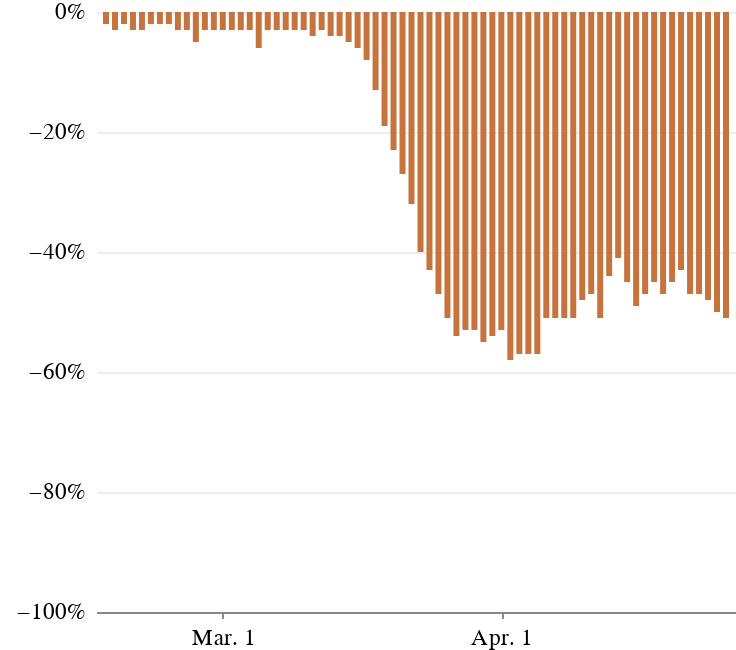

Source (notebook cell):
### Code cell
usa_agg_chart_mobile = alt.Chart(usa_date_agg).mark_bar(size=3,color='#C7733E').encode(
    x=alt.X('date_:T', title='', axis=alt.Axis(grid=False, tickCount=3, format='%b. %-d')),
    y=alt.Y('pct_diff:Q', title='', axis=alt.Axis(gridWidth=.6,\
    gridColor='#dddddd',offset=3,tickSize=0,domainOpacity=0,tickCount=4, format='%'), \
            scale=alt.Scale(domain=(-1, 0)))
).properties(width=320, height=300,
    title=''
).configure(
    padding={"left": 0, "top": 0, "right": 0, "bottom": 0}
)

(usa_agg_chart_mobile).configure_view(strokeOpacity=0)

### Figure 1 — Vega-Lite specification as saved in the notebook (floating-point values rounded to 4 significant figures)
{"config": {"view": {"width": 800, "height": 450, "strokeOpacity": 0}, "background": "#ffffff", "title": {"anchor": "start", "font": "Benton Gothic Bold, sans", "fontColor": "#000000", "fontSize": 22, "fontWeight": "normal"}, "arc": {"fill": "#82c6df"}, "area": {"fill": "#82c6df"}, "line": {"stroke": "#82c6df", "strokeWidth": 3}, "path": {"stroke": "#82c6df"}, "rect": {"fill": "#82c6df"}, "shape": {"stroke": "#82c6df"}, "bar": {"fill": "#82c6df"}, "point": {"stroke": "#82c6df"}, "symbol": {"fill": "#82c6df", "size": 30}, "axis": {"titleFont": "Benton Gothic Bold, sans", "titleFontSize": 13, "titleFontWeight": "normal", "labelFont": "Benton Gothic, sans", "labelFontSize": 11.5, "labelFontWeight": "normal"}, "axisX": {"labelAngle": 0, "labelPadding": 4, "tickSize": 3}, "axisY": {"labelBaseline": "middle", "maxExtent": 45, "minExtent": 45, "tickSize": 2, "titleAlign": "left", "titleAngle": 0, "titleX": -45, "titleY": -11}, "legend": {"titleFont": "Benton Gothic Bold, sans", "titleFontSize": 13, "titleFontWeight": "normal", "symbolType": "square", "labelFont": "Benton Gothic, sans", "labelFontSize": 11.5}, "range": {"category": ["#3580b1", "#ec8431", "#ab7fb4", "#c89d29", "#adc839", "#829eb1"], "diverging": ["#e68a4f", "#f4bb6a", "#f9e39c", "#dadfe2", "#a6b7c6", "#849eae"], "heatmap": ["#fbf2c7", "#f9e39c", "#f8d36e", "#f4bb6a", "#e68a4f", "#d15a40", "#ab4232"], "ordinal": ["#fbf2c7", "#f9e39c", "#f8d36e", "#f4bb6a", "#e68a4f", "#d15a40", "#ab4232"], "ramp": ["#fbf2c7", "#f9e39c", "#f8d36e", "#f4bb6a", "#e68a4f", "#d15a40", "#ab4232"]}, "padding": {"left": 0, "top": 0, "right": 0, "bottom": 0}}, "data": {"name": "data-409308febd91b782363984bb81e78ca8"}, "mark": {"type": "bar", "color": "#C7733E", "size": 3}, "encoding": {"x": {"type": "temporal", "axis": {"format": "%b. %-d", "grid": false, "tickCount": 3}, "field": "date_", "title": ""}, "y": {"type": "quantitative", "axis": {"domainOpacity": 0, "format": "%", "gridColor": "#dddddd", "gridWidth": 0.6, "offset": 3, "tickCount": 4, "tickSize": 0}, "field": "pct_diff", "scale": {"domain": [-1, 0]}, "title": ""}}, "height": 300, "title": "", "width": 320, "$schema": "https://vega.github.io/schema/vega-lite/v4.0.2.json", "datasets": {"data-409308febd91b782363984bb81e78ca8": [{"date_": "2020-02-17T00:00:00", "scheduled_mean": 618.6, "scheduled_sum": 17320, "departed_mean": 605.3, "departed_sum": 16949, "sum_diff": -371, "pct_diff": -0.02}, {"date_": "2020-02-18T00:00:00", "scheduled_mean": 644.7, "scheduled_sum": 18052, "departed_mean": 625.7, "departed_sum": 17519, "sum_diff": -533, "pct_diff": -0.03}, {"date_": "2020-02-19T00:00:00", "scheduled_mean": 638.9, "scheduled_sum": 17889, "departed_mean": 623.5, "departed_sum": 17458, "sum_diff": -431, "pct_diff": -0.02}, {"date_": "2020-02-20T00:00:00", "scheduled_mean": 650.8, "scheduled_sum": 18223, "departed_mean": 632.9, "departed_sum": 17722, "sum_diff": -501, "pct_diff": -0.03}, {"date_": "2020-02-21T00:00:00", "scheduled_mean": 656.6, "scheduled_sum": 18385, "departed_mean": 638.3, "departed_sum": 17872, "sum_diff": -513, "pct_diff": -0.03}, {"date_": "2020-02-22T00:00:00", "scheduled_mean": 580.0, "scheduled_sum": 16239, "departed_mean": 569.0, "departed_sum": 15931, "sum_diff": -308, "pct_diff": -0.02}, {"date_": "2020-02-23T00:00:00", "scheduled_mean": 584.0, "scheduled_sum": 16351, "departed_mean": 571.1, "departed_sum": 15992, "sum_diff": -359, "pct_diff": -0.02}, {"date_": "2020-02-24T00:00:00", "scheduled_mean": 641.0, "scheduled_sum": 17949, "departed_mean": 625.4, "departed_sum": 17510, "sum_diff": -439, "pct_diff": -0.02}, {"date_": "2020-02-25T00:00:00", "scheduled_mean": 642.7, "scheduled_sum": 17995, "departed_mean": 626.0, "departed_sum": 17527, "sum_diff": -468, "pct_diff": -0.03}, {"date_": "2020-02-26T00:00:00", "scheduled_mean": 642.4, "scheduled_sum": 17986, "departed_mean": 620.1, "departed_sum": 17363, "sum_diff": -623, "pct_diff": -0.03}, {"date_": "2020-02-27T00:00:00", "scheduled_mean": 660.1, "scheduled_sum": 18484, "departed_mean": 629.6, "departed_sum": 17628, "sum_diff": -856, "pct_diff": -0.05}, {"date_": "2020-02-28T00:00:00", "scheduled_mean": 662.9, "scheduled_sum": 18561, "departed_mean": 641.1, "departed_sum": 17952, "sum_diff": -609, "pct_diff": -0.03}, {"date_": "2020-02-29T00:00:00", "scheduled_mean": 584.6, "scheduled_sum": 16370, "departed_mean": 568.1, "departed_sum": 15907, "sum_diff": -463, "pct_diff": -0.03}, {"date_": "2020-03-01T00:00:00", "scheduled_mean": 585.0, "scheduled_sum": 16380, "departed_mean": 568.5, "departed_sum": 15918, "sum_diff": -462, "pct_diff": -0.03}, {"date_": "2020-03-10T00:00:00", "scheduled_mean": 649.6, "scheduled_sum": 18189, "departed_mean": 629.5, "departed_sum": 17627, "sum_diff": -562, "pct_diff": -0.03}, {"date_": "2020-03-11T00:00:00", "scheduled_mean": 651.9, "scheduled_sum": 18253, "departed_mean": 626.9, "departed_sum": 17554, "sum_diff": -699, "pct_diff": -0.04}, {"date_": "2020-03-12T00:00:00", "scheduled_mean": 673.7, "scheduled_sum": 18864, "departed_mean": 650.9, "departed_sum": 18224, "sum_diff": -640, "pct_diff": -0.03}, {"date_": "2020-03-13T00:00:00", "scheduled_mean": 678.0, "scheduled_sum": 18985, "departed_mean": 650.4, "departed_sum": 18210, "sum_diff": -775, "pct_diff": -0.04}, {"date_": "2020-03-14T00:00:00", "scheduled_mean": 609.4, "scheduled_sum": 17064, "departed_mean": 585.4, "departed_sum": 16392, "sum_diff": -672, "pct_diff": -0.04}, {"date_": "2020-03-15T00:00:00", "scheduled_mean": 617.2, "scheduled_sum": 17281, "departed_mean": 588.4, "departed_sum": 16474, "sum_diff": -807, "pct_diff": -0.05}, {"date_": "2020-03-16T00:00:00", "scheduled_mean": 658.5, "scheduled_sum": 18437, "departed_mean": 618.3, "departed_sum": 17312, "sum_diff": -1125, "pct_diff": -0.06}, {"date_": "2020-03-17T00:00:00", "scheduled_mean": 656.0, "scheduled_sum": 18367, "departed_mean": 601.1, "departed_sum": 16831, "sum_diff": -1536, "pct_diff": -0.08}, {"date_": "2020-03-18T00:00:00", "scheduled_mean": 649.8, "scheduled_sum": 18193, "departed_mean": 565.7, "departed_sum": 15839, "sum_diff": -2354, "pct_diff": -0.13}, {"date_": "2020-03-19T00:00:00", "scheduled_mean": 664.4, "scheduled_sum": 18604, "departed_mean": 540.8, "departed_sum": 15141, "sum_diff": -3463, "pct_diff": -0.19}, {"date_": "2020-03-02T00:00:00", "scheduled_mean": 645.5, "scheduled_sum": 18073, "departed_mean": 627.6, "departed_sum": 17572, "sum_diff": -501, "pct_diff": -0.03}, {"date_": "2020-03-20T00:00:00", "scheduled_mean": 665.4, "scheduled_sum": 18631, "departed_mean": 510.9, "departed_sum": 14304, "sum_diff": -4327, "pct_diff": -0.23}, {"date_": "2020-03-21T00:00:00", "scheduled_mean": 605.4, "scheduled_sum": 16951, "departed_mean": 440.8, "departed_sum": 12343, "sum_diff": -4608, "pct_diff": -0.27}, {"date_": "2020-03-22T00:00:00", "scheduled_mean": 607.5, "scheduled_sum": 17010, "departed_mean": 410.8, "departed_sum": 11503, "sum_diff": -5507, "pct_diff": -0.32}, {"date_": "2020-03-23T00:00:00", "scheduled_mean": 639.3, "scheduled_sum": 17901, "departed_mean": 381.6, "departed_sum": 10685, "sum_diff": -7216, "pct_diff": -0.4}, {"date_": "2020-03-24T00:00:00", "scheduled_mean": 637.3, "scheduled_sum": 17845, "departed_mean": 362.9, "departed_sum": 10160, "sum_diff": -7685, "pct_diff": -0.43}, {"date_": "2020-03-25T00:00:00", "scheduled_mean": 631.6, "scheduled_sum": 17685, "departed_mean": 332.4, "departed_sum": 9308, "sum_diff": -8377, "pct_diff": -0.47}, {"date_": "2020-03-26T00:00:00", "scheduled_mean": 640.2, "scheduled_sum": 17926, "departed_mean": 316.1, "departed_sum": 8851, "sum_diff": -9075, "pct_diff": -0.51}, {"date_": "2020-03-27T00:00:00", "scheduled_mean": 633.3, "scheduled_sum": 17733, "departed_mean": 293.3, "departed_sum": 8212, "sum_diff": -9521, "pct_diff": -0.54}, {"date_": "2020-03-28T00:00:00", "scheduled_mean": 571.1, "scheduled_sum": 15991, "departed_mean": 269.3, "departed_sum": 7540, "sum_diff": -8451, "pct_diff": -0.53}, {"date_": "2020-03-29T00:00:00", "scheduled_mean": 570.7, "scheduled_sum": 15980, "departed_mean": 265.9, "departed_sum": 7445, "sum_diff": -8535, "pct_diff": -0.53}, {"date_": "2020-03-03T00:00:00", "scheduled_mean": 643.8, "scheduled_sum": 18025, "departed_mean": 625.4, "departed_sum": 17510, "sum_diff": -515, "pct_diff": -0.03}, {"date_": "2020-03-30T00:00:00", "scheduled_mean": 577.4, "scheduled_sum": 16167, "departed_mean": 259.5, "departed_sum": 7266, "sum_diff": -8901, "pct_diff": -0.55}, {"date_": "2020-03-31T00:00:00", "scheduled_mean": 578.0, "scheduled_sum": 16183, "departed_mean": 265.6, "departed_sum": 7438, "sum_diff": -8745, "pct_diff": -0.54}, {"date_": "2020-03-04T00:00:00", "scheduled_mean": 644.6, "scheduled_sum": 18048, "departed_mean": 626.0, "departed_sum": 17528, "sum_diff": -520, "pct_diff": -0.03}, {"date_": "2020-03-05T00:00:00", "scheduled_mean": 681.9, "scheduled_sum": 19092, "departed_mean": 644.1, "departed_sum": 18035, "sum_diff": -1057, "pct_diff": -0.06}, {"date_": "2020-03-06T00:00:00", "scheduled_mean": 670.0, "scheduled_sum": 18761, "departed_mean": 648.5, "departed_sum": 18159, "sum_diff": -602, "pct_diff": -0.03}, {"date_": "2020-03-07T00:00:00", "scheduled_mean": 593.7, "scheduled_sum": 16623, "departed_mean": 578.2, "departed_sum": 16191, "sum_diff": -432, "pct_diff": -0.03}, {"date_": "2020-03-08T00:00:00", "scheduled_mean": 638.3, "scheduled_sum": 17873, "departed_mean": 620.5, "departed_sum": 17374, "sum_diff": -499, "pct_diff": -0.03}, {"date_": "2020-03-09T00:00:00", "scheduled_mean": 648.9, "scheduled_sum": 18169, "departed_mean": 631.2, "departed_sum": 17674, "sum_diff": -495, "pct_diff": -0.03}, {"date_": "2020-04-01T00:00:00", "scheduled_mean": 538.1, "scheduled_sum": 15067, "departed_mean": 254.1, "departed_sum": 7114, "sum_diff": -7953, "pct_diff": -0.53}, {"date_": "2020-04-10T00:00:00", "scheduled_mean": 372.0, "scheduled_sum": 10415, "departed_mean": 193.9, "departed_sum": 5428, "sum_diff": -4987, "pct_diff": -0.48}, {"date_": "2020-04-11T00:00:00", "scheduled_mean": 321.2, "scheduled_sum": 8993, "departed_mean": 169.9, "departed_sum": 4756, "sum_diff": -4237, "pct_diff": -0.47}, {"date_": "2020-04-12T00:00:00", "scheduled_mean": 322.1, "scheduled_sum": 9018, "departed_mean": 157.4, "departed_sum": 4407, "sum_diff": -4611, "pct_diff": -0.51}, {"date_": "2020-04-13T00:00:00", "scheduled_mean": 306.6, "scheduled_sum": 8584, "departed_mean": 172.9, "departed_sum": 4840, "sum_diff": -3744, "pct_diff": -0.44}, {"date_": "2020-04-14T00:00:00", "scheduled_mean": 304.6, "scheduled_sum": 8528, "departed_mean": 179.6, "departed_sum": 5029, "sum_diff": -3499, "pct_diff": -0.41}, {"date_": "2020-04-15T00:00:00", "scheduled_mean": 307.6, "scheduled_sum": 8613, "departed_mean": 169.9, "departed_sum": 4756, "sum_diff": -3857, "pct_diff": -0.45}, {"date_": "2020-04-16T00:00:00", "scheduled_mean": 315.4, "scheduled_sum": 8831, "departed_mean": 162.0, "departed_sum": 4535, "sum_diff": -4296, "pct_diff": -0.49}, {"date_": "2020-04-17T00:00:00", "scheduled_mean": 306.9, "scheduled_sum": 8593, "departed_mean": 162.0, "departed_sum": 4535, "sum_diff": -4058, "pct_diff": -0.47}, {"date_": "2020-04-18T00:00:00", "scheduled_mean": 257.3, "scheduled_sum": 7205, "departed_mean": 141.1, "departed_sum": 3952, "sum_diff": -3253, "pct_diff": -0.45}, {"date_": "2020-04-19T00:00:00", "scheduled_mean": 256.5, "scheduled_sum": 7183, "departed_mean": 136.9, "departed_sum": 3833, "sum_diff": -3350, "pct_diff": -0.47}, {"date_": "2020-04-02T00:00:00", "scheduled_mean": 555.3, "scheduled_sum": 15548, "departed_mean": 231.4, "departed_sum": 6480, "sum_diff": -9068, "pct_diff": -0.58}, {"date_": "2020-04-20T00:00:00", "scheduled_mean": 259.8, "scheduled_sum": 7274, "departed_mean": 141.9, "departed_sum": 3972, "sum_diff": -3302, "pct_diff": -0.45}, {"date_": "2020-04-21T00:00:00", "scheduled_mean": 263.4, "scheduled_sum": 7374, "departed_mean": 151.1, "departed_sum": 4230, "sum_diff": -3144, "pct_diff": -0.43}, {"date_": "2020-04-22T00:00:00", "scheduled_mean": 288.4, "scheduled_sum": 8075, "departed_mean": 153.2, "departed_sum": 4289, "sum_diff": -3786, "pct_diff": -0.47}, {"date_": "2020-04-23T00:00:00", "scheduled_mean": 301.7, "scheduled_sum": 8448, "departed_mean": 160.0, "departed_sum": 4480, "sum_diff": -3968, "pct_diff": -0.47}, {"date_": "2020-04-24T00:00:00", "scheduled_mean": 304.1, "scheduled_sum": 8514, "departed_mean": 157.6, "departed_sum": 4413, "sum_diff": -4101, "pct_diff": -0.48}, {"date_": "2020-04-25T00:00:00", "scheduled_mean": 274.3, "scheduled_sum": 7680, "departed_mean": 137.0, "departed_sum": 3835, "sum_diff": -3845, "pct_diff": -0.5}, {"date_": "2020-04-26T00:00:00", "scheduled_mean": 275.9, "scheduled_sum": 7725, "departed_mean": 134.7, "departed_sum": 3771, "sum_diff": -3954, "pct_diff": -0.51}, {"date_": "2020-04-03T00:00:00", "scheduled_mean": 530.0, "scheduled_sum": 14839, "departed_mean": 229.3, "departed_sum": 6421, "sum_diff": -8418, "pct_diff": -0.57}, {"date_": "2020-04-04T00:00:00", "scheduled_mean": 475.9, "scheduled_sum": 13324, "departed_mean": 203.6, "departed_sum": 5702, "sum_diff": -7622, "pct_diff": -0.57}, {"date_": "2020-04-05T00:00:00", "scheduled_mean": 482.6, "scheduled_sum": 13512, "departed_mean": 207.2, "departed_sum": 5802, "sum_diff": -7710, "pct_diff": -0.57}, {"date_": "2020-04-06T00:00:00", "scheduled_mean": 420.5, "scheduled_sum": 11773, "departed_mean": 207.1, "departed_sum": 5799, "sum_diff": -5974, "pct_diff": -0.51}, {"date_": "2020-04-07T00:00:00", "scheduled_mean": 412.1, "scheduled_sum": 11539, "departed_mean": 204.0, "departed_sum": 5711, "sum_diff": -5828, "pct_diff": -0.51}, {"date_": "2020-04-08T00:00:00", "scheduled_mean": 403.2, "scheduled_sum": 11291, "departed_mean": 198.1, "departed_sum": 5548, "sum_diff": -5743, "pct_diff": -0.51}, {"date_": "2020-04-09T00:00:00", "scheduled_mean": 409.4, "scheduled_sum": 11462, "departed_mean": 199.6, "departed_sum": 5590, "sum_diff": -5872, "pct_diff": -0.51}]}}
